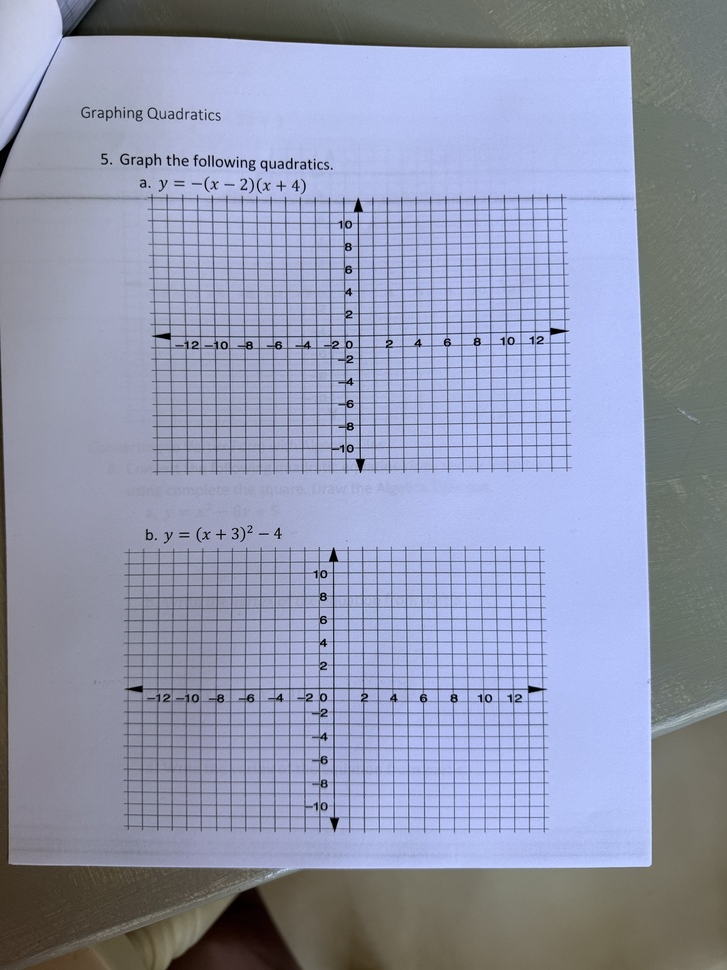
#> input picture test_image.jpeg, 727 x 970 px, shrunk from 4284 x 5712 before the run
$ python -i scanner.py   (imports and definitions only)
#> lines starting #> are read from the running program, lines starting #| are printed output that depends on the picture
import cv2
import numpy as np

def process_image(image_path):
#> called with image_path = 'test_image.jpeg'
    img = cv2.imread(image_path)
#> img is the input picture: shape (970, 727, 3); mean B, G, R 175.9, 151.6, 145.7
    gray = cv2.cvtColor(img, cv2.COLOR_BGR2GRAY)
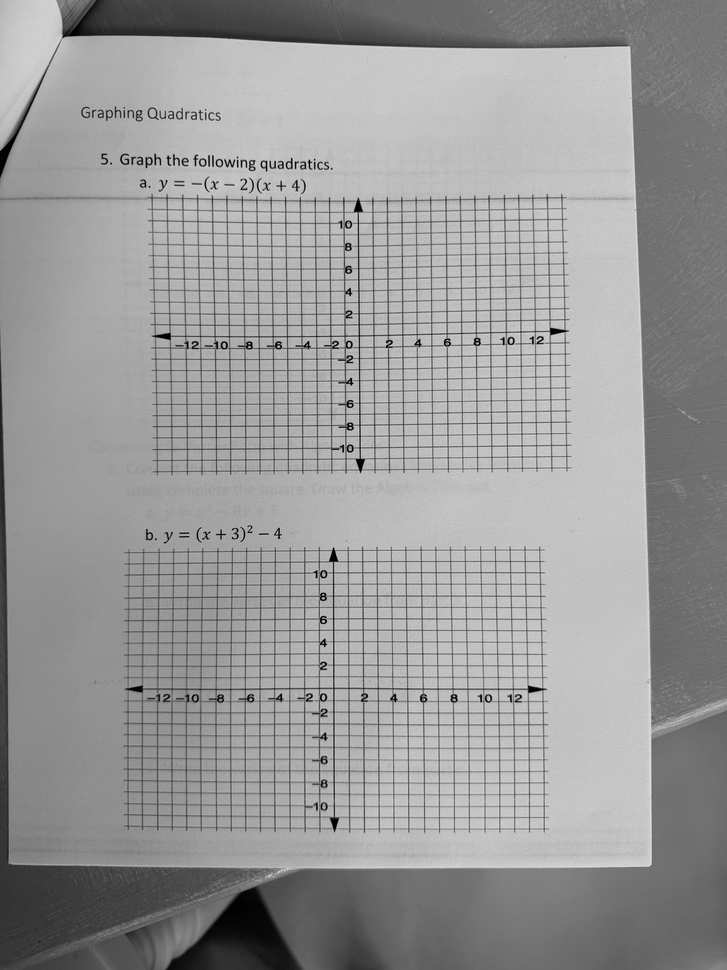
#> gray: shape (970, 727); min 0, max 227, mean 152.6
    denoised = cv2.fastNlMeansDenoising(gray)
    contrast = cv2.equalizeHist(denoised)
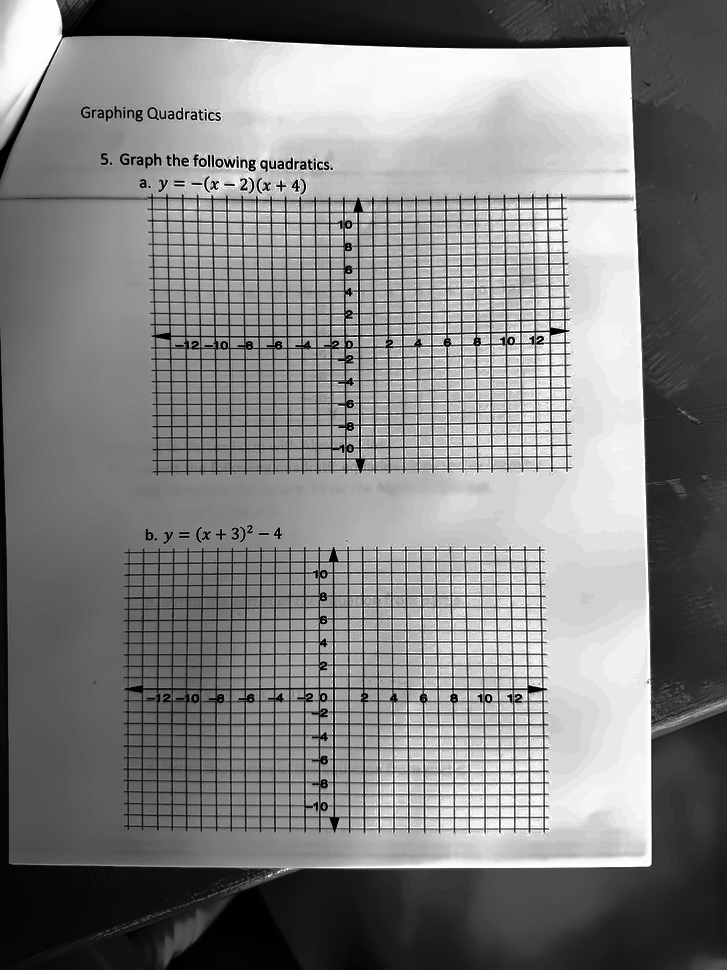
#> contrast: shape (970, 727); min 0, max 255, mean 129

    return contrast

#processes image (turns the picture gray and brings contrast) and returns it to be read later

def detect_document(image):
    edges = cv2.Canny(image, 50, 150)
    contours, _ = cv2.findContours(edges, cv2.RETR_EXTERNAL, cv2.CHAIN_APPROX_SIMPLE)
    if contours:
        largest = max(contours, key = cv2.contourArea)
        return largest
    return None

#identifies the image and finds the largest contour shape inside the picture (which is the content of the document) and returns that

>>> result = process_image('test_image.jpeg')
